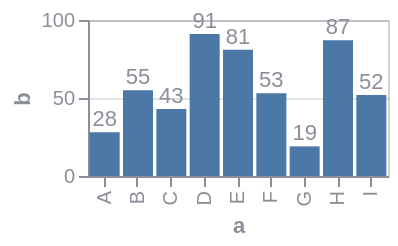

The Vega-Lite source for this figure:
### Vega specification from a JSON file in a GitHub repository (floating-point values rounded to 4 significant figures)
{"$schema": "https://vega.github.io/schema/vega/v6.json", "background": null, "padding": 5, "width": 150, "height": 78, "style": "cell", "data": [{"name": "source_0", "values": [{"a": "A", "b": 28, "c": 5, "g": "x"}, {"a": "B", "b": 55, "c": 9, "g": "y"}, {"a": "C", "b": 43, "c": 2, "g": "x"}, {"a": "D", "b": 91, "c": 7, "g": "y"}, {"a": "E", "b": 81, "c": 4, "g": "x"}, {"a": "F", "b": 53, "c": 6, "g": "y"}, {"a": "G", "b": 19, "c": 8, "g": "x"}, {"a": "H", "b": 87, "c": 1, "g": "y"}, {"a": "I", "b": 52, "c": 3, "g": "x"}]}, {"name": "data_1", "source": "source_0", "transform": [{"type": "stack", "groupby": ["a"], "field": "b", "sort": {"field": [], "order": []}, "as": ["b_start", "b_end"], "offset": "zero"}, {"type": "filter", "expr": "isValid(datum[\"b\"]) && isFinite(+datum[\"b\"])"}]}, {"name": "data_2", "source": "source_0", "transform": [{"type": "filter", "expr": "isValid(datum[\"b\"]) && isFinite(+datum[\"b\"])"}]}], "marks": [{"name": "layer_0_marks", "type": "rect", "style": ["bar"], "from": {"data": "data_1"}, "encode": {"update": {"fill": {"value": "#4c78a8"}, "ariaRoleDescription": {"value": "bar"}, "description": {"signal": "\"a: \" + (isValid(datum[\"a\"]) ? isArray(datum[\"a\"]) ? join(datum[\"a\"], ' ') : datum[\"a\"] : \"\"+datum[\"a\"]) + \"; b: \" + (format(datum[\"b\"], \"\"))"}, "x": {"scale": "x", "field": "a"}, "width": {"signal": "max(0.25, bandwidth('x'))"}, "y": {"scale": "y", "field": "b_end"}, "y2": {"scale": "y", "field": "b_start"}}}}, {"name": "layer_1_marks", "type": "text", "style": ["text"], "from": {"data": "data_2"}, "encode": {"update": {"dy": {"value": -6}, "fill": {"value": "#8a8f98"}, "description": {"signal": "\"a: \" + (isValid(datum[\"a\"]) ? isArray(datum[\"a\"]) ? join(datum[\"a\"], ' ') : datum[\"a\"] : \"\"+datum[\"a\"]) + \"; b: \" + (format(datum[\"b\"], \"\"))"}, "x": {"scale": "x", "field": "a", "band": 0.5}, "y": {"scale": "y", "field": "b"}, "text": {"signal": "format(datum[\"b\"], \"\")"}, "align": {"value": "center"}, "baseline": {"value": "middle"}}}}], "scales": [{"name": "x", "type": "band", "domain": {"fields": [{"data": "data_1", "field": "a"}, {"data": "data_2", "field": "a"}], "sort": true}, "range": [0, {"signal": "width"}], "paddingInner": 0.1, "paddingOuter": 0.05}, {"name": "y", "type": "linear", "domain": {"fields": [{"data": "data_1", "field": "b_start"}, {"data": "data_1", "field": "b_end"}, {"data": "data_2", "field": "b"}]}, "range": [{"signal": "height"}, 0], "nice": true, "zero": true}], "axes": [{"scale": "y", "orient": "left", "gridScale": "x", "grid": true, "tickCount": {"signal": "ceil(height/40)"}, "domain": false, "labels": false, "aria": false, "maxExtent": 0, "minExtent": 0, "ticks": false, "zindex": 0}, {"scale": "x", "orient": "bottom", "grid": false, "title": "a", "labelAlign": "right", "labelAngle": 270, "labelBaseline": "middle", "zindex": 0}, {"scale": "y", "orient": "left", "grid": false, "title": "b", "labelOverlap": true, "tickCount": {"signal": "ceil(height/40)"}, "zindex": 0}], "config": {"axis": {"labelColor": "#8a8f98", "titleColor": "#8a8f98", "domainColor": "#8a8f98", "tickColor": "#8a8f98", "gridColor": "#8a8f98", "gridOpacity": 0.25}, "style": {"cell": {"stroke": "#8a8f98", "strokeOpacity": 0.4}}}}
